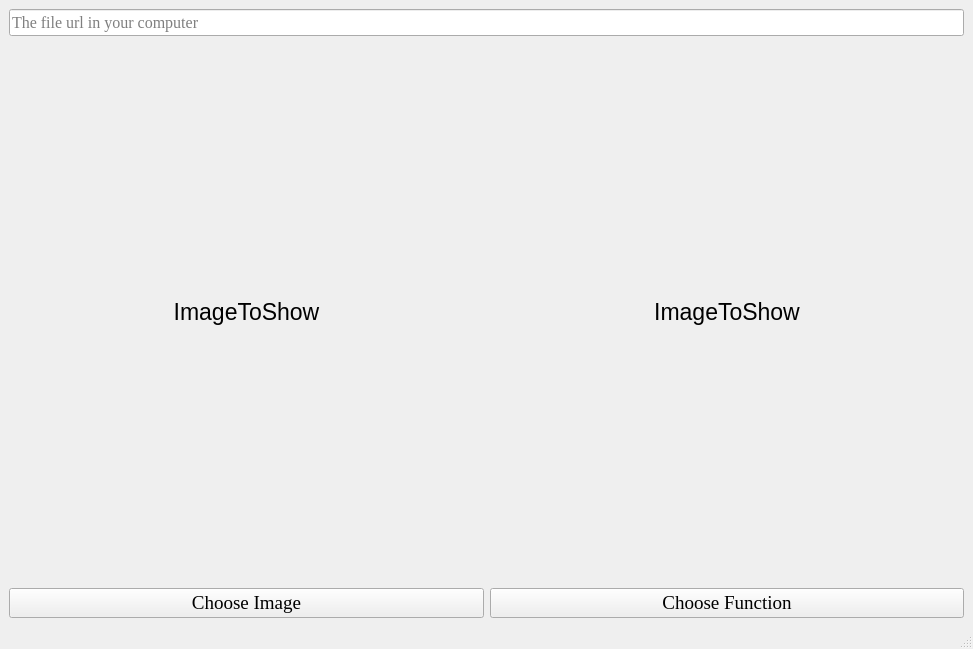
<?xml version="1.0" encoding="UTF-8"?>
<ui version="4.0">
 <class>MainWindow</class>
 <widget class="QMainWindow" name="MainWindow">
  <property name="enabled">
   <bool>true</bool>
  </property>
  <property name="geometry">
   <rect>
    <x>0</x>
    <y>0</y>
    <width>973</width>
    <height>649</height>
   </rect>
  </property>
  <property name="sizePolicy">
   <sizepolicy hsizetype="Preferred" vsizetype="Preferred">
    <horstretch>0</horstretch>
    <verstretch>0</verstretch>
   </sizepolicy>
  </property>
  <property name="windowTitle">
   <string>MainWindow</string>
  </property>
  <widget class="QWidget" name="centralwidget">
   <property name="sizePolicy">
    <sizepolicy hsizetype="Preferred" vsizetype="Preferred">
     <horstretch>0</horstretch>
     <verstretch>0</verstretch>
    </sizepolicy>
   </property>
   <layout class="QGridLayout" name="gridLayout">
    <item row="0" column="0" colspan="2">
     <widget class="QLineEdit" name="urlEdit">
      <property name="font">
       <font>
        <family>Times New Roman</family>
        <pointsize>12</pointsize>
       </font>
      </property>
      <property name="dragEnabled">
       <bool>true</bool>
      </property>
      <property name="readOnly">
       <bool>true</bool>
      </property>
      <property name="placeholderText">
       <string>The file url in your computer</string>
      </property>
     </widget>
    </item>
    <item row="1" column="0">
     <widget class="QLabel" name="imageLabel">
      <property name="font">
       <font>
        <pointsize>17</pointsize>
       </font>
      </property>
      <property name="contextMenuPolicy">
       <enum>Qt::DefaultContextMenu</enum>
      </property>
      <property name="autoFillBackground">
       <bool>false</bool>
      </property>
      <property name="text">
       <string>ImageToShow</string>
      </property>
      <property name="scaledContents">
       <bool>true</bool>
      </property>
      <property name="alignment">
       <set>Qt::AlignCenter</set>
      </property>
     </widget>
    </item>
    <item row="1" column="1">
     <widget class="QLabel" name="imageLabelDisposed">
      <property name="font">
       <font>
        <pointsize>17</pointsize>
       </font>
      </property>
      <property name="contextMenuPolicy">
       <enum>Qt::DefaultContextMenu</enum>
      </property>
      <property name="autoFillBackground">
       <bool>false</bool>
      </property>
      <property name="text">
       <string>ImageToShow</string>
      </property>
      <property name="scaledContents">
       <bool>true</bool>
      </property>
      <property name="alignment">
       <set>Qt::AlignCenter</set>
      </property>
     </widget>
    </item>
    <item row="2" column="1">
     <widget class="QPushButton" name="openFunctionButton">
      <property name="sizePolicy">
       <sizepolicy hsizetype="Minimum" vsizetype="Fixed">
        <horstretch>0</horstretch>
        <verstretch>0</verstretch>
       </sizepolicy>
      </property>
      <property name="font">
       <font>
        <family>Times New Roman</family>
        <pointsize>14</pointsize>
       </font>
      </property>
      <property name="text">
       <string>Choose Function</string>
      </property>
     </widget>
    </item>
    <item row="2" column="0">
     <widget class="QPushButton" name="openImageButton">
      <property name="sizePolicy">
       <sizepolicy hsizetype="Minimum" vsizetype="Fixed">
        <horstretch>0</horstretch>
        <verstretch>0</verstretch>
       </sizepolicy>
      </property>
      <property name="font">
       <font>
        <family>Times New Roman</family>
        <pointsize>14</pointsize>
       </font>
      </property>
      <property name="text">
       <string>Choose Image</string>
      </property>
     </widget>
    </item>
   </layout>
  </widget>
  <widget class="QMenuBar" name="menubar">
   <property name="geometry">
    <rect>
     <x>0</x>
     <y>0</y>
     <width>973</width>
     <height>26</height>
    </rect>
   </property>
  </widget>
  <widget class="QStatusBar" name="statusbar"/>
 </widget>
 <resources/>
 <connections/>
</ui>
